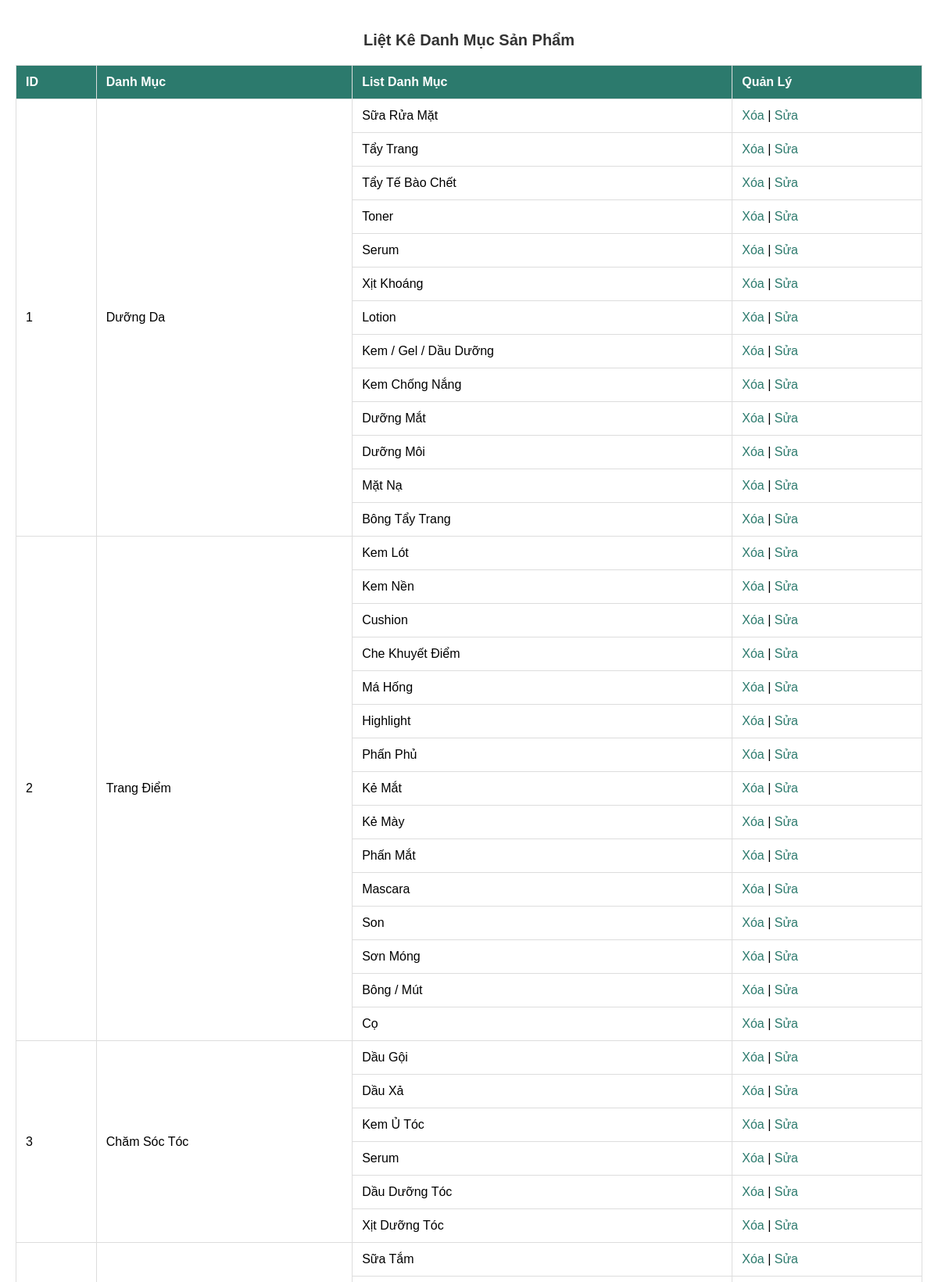
The page /admincp/modules/quanlydanhmucsanpham/lietke.php (upper part) on the database its author committed.
### tables this page shows
CREATE TABLE `danhmuc` (
  `ID_DM` int NOT NULL,
  `DanhMuc` varchar(255) NOT NULL
);

CREATE TABLE `list_danhmuc` (
  `ID_List` int NOT NULL,
  `ID_DM` int NOT NULL,
  `List_DM` varchar(255) NOT NULL
);

### admincp/modules/quanlydanhmucsanpham/lietke.php (the view, shortened to what this page needs)
<?php
    $sql_lietke_danhmuc = "SELECT * FROM danhmuc ORDER BY ID_DM ASC";
    $query_lietke_danhmuc = mysqli_query($mysqli, $sql_lietke_danhmuc);
?>
<!DOCTYPE html>
<html lang="vi">
<head>
</head>
<body>
    <p>Liệt Kê Danh Mục Sản Phẩm</p>
    <table>
        <tr>
            <th>ID</th>
            <th>Danh Mục</th>
            <th>List Danh Mục</th>
            <th>Quản Lý</th>
        </tr>
        <?php
            while ($row = mysqli_fetch_array($query_lietke_danhmuc)) {
                $id_dm = $row['ID_DM'];
                $sql_lietke_listdanhmuc = "SELECT * FROM list_danhmuc WHERE ID_DM = '$id_dm'";
                $query_lietke_listdanhmuc = mysqli_query($mysqli, $sql_lietke_listdanhmuc);
                $row_count = mysqli_num_rows($query_lietke_listdanhmuc);
        ?>
        <tr>
            <td rowspan="<?php echo $row_count + 1; ?>"><?php echo $row['ID_DM']; ?></td>
            <td rowspan="<?php echo $row_count + 1; ?>"><?php echo $row['DanhMuc']; ?></td>
        </tr>
        <?php
            while ($row_list = mysqli_fetch_array($query_lietke_listdanhmuc)) {
        ?>
        <tr>
            <td><?php echo $row_list['List_DM']; ?></td>
            <td>
                <a href="modules/quanlydanhmucsanpham/xuly.php?query=xoa_list&ID_List=<?php echo $row_list['ID_List']; ?>">Xóa</a> |
                <a href="?action=quanlydanhmucsanpham&query=sua_list&ID_List=<?php echo $row_list['ID_List']; ?>">Sửa</a>
            </td>
        </tr>
        <?php
            }
        }
        ?>
    </table>
</body>
</html>

### admincp/modules/quanlydanhmucsanpham/lietke.php (style rules this page uses)
body { font-family: Arial, sans-serif; background-color: white; margin: 0; padding: 20px; }
table { width: 100%; border-collapse: collapse; margin-top: 20px; }
table, th, td { border: 1px solid #ddd; }
th, td { padding: 12px; text-align: left; }
th { background-color: #2c7a6d; color: white; }
td { background-color: white; }
p { font-size: 20px; font-weight: bold; color: #333; text-align: center; }
a { color: #2c7a6d; text-decoration: none; }
p { font-size: 20px; font-weight: bold; color: #333; }

### rows shown on the page
danhmuc: ID_DM "1", DanhMuc "Dưỡng Da"
list_danhmuc: List_DM "Sữa Rửa Mặt"
list_danhmuc: List_DM "Tẩy Trang"
list_danhmuc: List_DM "Tẩy Tế Bào Chết"
list_danhmuc: List_DM "Toner"
list_danhmuc: List_DM "Serum"
list_danhmuc: List_DM "Xịt Khoáng"
list_danhmuc: List_DM "Lotion"
list_danhmuc: List_DM "Kem / Gel / Dầu Dưỡng"
list_danhmuc: List_DM "Kem Chống Nắng"
list_danhmuc: List_DM "Dưỡng Mắt"
list_danhmuc: List_DM "Dưỡng Môi"
list_danhmuc: List_DM "Mặt Nạ"
list_danhmuc: List_DM "Bông Tẩy Trang"
danhmuc: ID_DM "2", DanhMuc "Trang Điểm"
list_danhmuc: List_DM "Kem Lót"
list_danhmuc: List_DM "Kem Nền"
list_danhmuc: List_DM "Cushion"
list_danhmuc: List_DM "Che Khuyết Điểm"
list_danhmuc: List_DM "Má Hống"
list_danhmuc: List_DM "Highlight"
list_danhmuc: List_DM "Phấn Phủ"
list_danhmuc: List_DM "Kẻ Mắt"
list_danhmuc: List_DM "Kẻ Mày"
list_danhmuc: List_DM "Phấn Mắt"
list_danhmuc: List_DM "Mascara"
list_danhmuc: List_DM "Son"
list_danhmuc: List_DM "Sơn Móng"
list_danhmuc: List_DM "Bông / Mút"
list_danhmuc: List_DM "Cọ"
danhmuc: ID_DM "3", DanhMuc "Chăm Sóc Tóc"
list_danhmuc: List_DM "Dầu Gội"
list_danhmuc: List_DM "Dầu Xả"
list_danhmuc: List_DM "Kem Ủ Tóc"
list_danhmuc: List_DM "Serum"
list_danhmuc: List_DM "Dầu Dưỡng Tóc"
list_danhmuc: List_DM "Xịt Dưỡng Tóc"
list_danhmuc: List_DM "Sữa Tắm"
